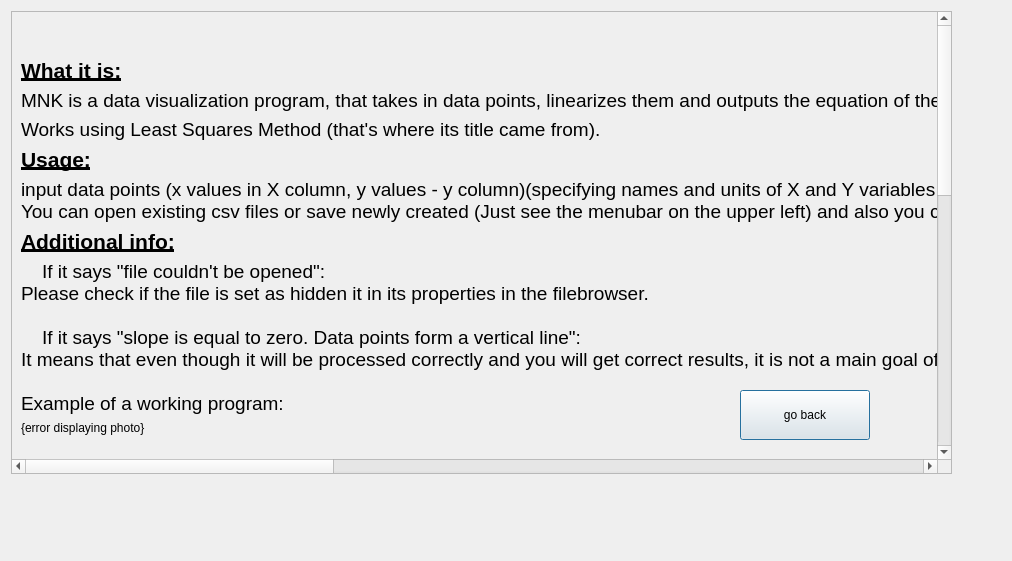
<?xml version="1.0" encoding="UTF-8"?>
<ui version="4.0">
 <class>HelpDialog</class>
 <widget class="QDialog" name="HelpDialog">
  <property name="geometry">
   <rect>
    <x>0</x>
    <y>0</y>
    <width>1012</width>
    <height>561</height>
   </rect>
  </property>
  <property name="minimumSize">
   <size>
    <width>840</width>
    <height>400</height>
   </size>
  </property>
  <property name="windowTitle">
   <string>Dialog</string>
  </property>
  <widget class="QScrollArea" name="scrollArea">
   <property name="geometry">
    <rect>
     <x>11</x>
     <y>11</y>
     <width>941</width>
     <height>463</height>
    </rect>
   </property>
   <property name="sizePolicy">
    <sizepolicy hsizetype="Preferred" vsizetype="Preferred">
     <horstretch>0</horstretch>
     <verstretch>0</verstretch>
    </sizepolicy>
   </property>
   <property name="autoFillBackground">
    <bool>true</bool>
   </property>
   <property name="widgetResizable">
    <bool>true</bool>
   </property>
   <widget class="QWidget" name="scrollAreaWidgetContents_2">
    <property name="geometry">
     <rect>
      <x>0</x>
      <y>-1071</y>
      <width>3263</width>
      <height>1515</height>
     </rect>
    </property>
    <layout class="QVBoxLayout" name="verticalLayout">
     <item>
      <widget class="QLabel" name="label_1">
       <property name="font">
        <font>
         <pointsize>20</pointsize>
         <italic>true</italic>
         <bold>true</bold>
        </font>
       </property>
       <property name="layoutDirection">
        <enum>Qt::LeftToRight</enum>
       </property>
       <property name="text">
        <string>MNK:</string>
       </property>
       <property name="alignment">
        <set>Qt::AlignCenter</set>
       </property>
      </widget>
     </item>
     <item>
      <widget class="QLabel" name="label_8">
       <property name="font">
        <font>
         <pointsize>16</pointsize>
         <bold>true</bold>
         <underline>true</underline>
        </font>
       </property>
       <property name="text">
        <string>What it is:</string>
       </property>
      </widget>
     </item>
     <item>
      <widget class="QLabel" name="label_10">
       <property name="font">
        <font>
         <pointsize>14</pointsize>
        </font>
       </property>
       <property name="text">
        <string>MNK is a data visualization program, that takes in data points, linearizes them and outputs the equation of the linear fit.</string>
       </property>
      </widget>
     </item>
     <item>
      <widget class="QLabel" name="label_11">
       <property name="font">
        <font>
         <pointsize>14</pointsize>
        </font>
       </property>
       <property name="text">
        <string>Works using Least Squares Method (that's where its title came from).</string>
       </property>
      </widget>
     </item>
     <item>
      <widget class="QLabel" name="label">
       <property name="font">
        <font>
         <pointsize>16</pointsize>
         <bold>true</bold>
         <underline>true</underline>
        </font>
       </property>
       <property name="text">
        <string>Usage:</string>
       </property>
      </widget>
     </item>
     <item>
      <widget class="QLabel" name="label_4">
       <property name="font">
        <font>
         <pointsize>14</pointsize>
        </font>
       </property>
       <property name="text">
        <string>input data points (x values in X column, y values - y column)(specifying names and units of X and Y variables is not mandatory). Also specify error values for each of them (either no errors, fixed errors (will then need to specify them in the field below) or error for every point) and press &quot;FIT&quot; button to see the linearization.
You can open existing csv files or save newly created (Just see the menubar on the upper left) and also you can take a creenshot of results and save it as .png file to share as a photo (see the Tools option on the menubar).</string>
       </property>
      </widget>
     </item>
     <item>
      <widget class="QLabel" name="label_7">
       <property name="font">
        <font>
         <pointsize>16</pointsize>
         <bold>true</bold>
         <underline>true</underline>
        </font>
       </property>
       <property name="text">
        <string>Additional info:</string>
       </property>
      </widget>
     </item>
     <item>
      <widget class="QLabel" name="label_13">
       <property name="font">
        <font>
         <pointsize>14</pointsize>
        </font>
       </property>
       <property name="text">
        <string>    If it says &quot;file couldn't be opened&quot;:
Please check if the file is set as hidden it in its properties in the filebrowser.

    If it says &quot;slope is equal to zero. Data points form a vertical line&quot;:
It means that even though it will be processed correctly and you will get correct results, it is not a main goal of MNK and normally data would be considered invalid.

Example of a working program:</string>
       </property>
      </widget>
     </item>
     <item>
      <widget class="QLabel" name="workingProgramPhotoLabel">
       <property name="font">
        <font>
         <pointsize>9</pointsize>
        </font>
       </property>
       <property name="text">
        <string>{error displaying photo}</string>
       </property>
      </widget>
     </item>
     <item>
      <widget class="QLabel" name="label_15">
       <property name="font">
        <font>
         <pointsize>20</pointsize>
         <italic>true</italic>
         <bold>true</bold>
        </font>
       </property>
       <property name="text">
        <string>

SKV</string>
       </property>
       <property name="alignment">
        <set>Qt::AlignCenter</set>
       </property>
      </widget>
     </item>
     <item>
      <widget class="QLabel" name="label_16">
       <property name="font">
        <font>
         <pointsize>16</pointsize>
         <bold>true</bold>
         <underline>true</underline>
        </font>
       </property>
       <property name="text">
        <string>What it is:</string>
       </property>
      </widget>
     </item>
     <item>
      <widget class="QLabel" name="label_18">
       <property name="font">
        <font>
         <pointsize>14</pointsize>
        </font>
       </property>
       <property name="text">
        <string>SKV is a simple data analysis program that calculates the mean and error (also provides some other output such as median, range of data, number of observations and Student's coefficient chosen by user (95% confidence interval (or 0.05 significance level) by default)).
    formula for error:</string>
       </property>
      </widget>
     </item>
     <item>
      <widget class="QLabel" name="formulaLabel">
       <property name="text">
        <string>{error displaying formula}</string>
       </property>
      </widget>
     </item>
     <item>
      <widget class="QLabel" name="label_17">
       <property name="font">
        <font>
         <pointsize>16</pointsize>
         <bold>true</bold>
         <underline>true</underline>
        </font>
       </property>
       <property name="text">
        <string>Usage:</string>
       </property>
      </widget>
     </item>
     <item>
      <widget class="QLabel" name="label_19">
       <property name="font">
        <font>
         <pointsize>14</pointsize>
        </font>
       </property>
       <property name="text">
        <string>Input numbers (preferrably one per line), choose the confidence interval and press calculate.
Data requirements: there should be only numbers, number count should not be less than 2.

    ||Note: feel free to focus your mouse tip on the &quot;𝜏&quot; to see some detail's.
 </string>
       </property>
      </widget>
     </item>
     <item>
      <widget class="QLabel" name="label_21">
       <property name="font">
        <font>
         <pointsize>14</pointsize>
        </font>
       </property>
       <property name="text">
        <string>We use critical values of 𝜏 for 2-tailed tests:    (taken from &lt;a href=&quot;https://www.scribbr.com/&quot;&gt;scribbr.com&lt;/a&gt;)</string>
       </property>
       <property name="openExternalLinks">
        <bool>true</bool>
       </property>
      </widget>
     </item>
     <item>
      <widget class="QLabel" name="tableLabel">
       <property name="font">
        <font>
         <pointsize>9</pointsize>
        </font>
       </property>
       <property name="text">
        <string>{error displaying table}</string>
       </property>
      </widget>
     </item>
     <item>
      <widget class="QLabel" name="label_23">
       <property name="font">
        <font>
         <pointsize>14</pointsize>
        </font>
       </property>
       <property name="text">
        <string>(Degrees of freedom = number of data points - 1)
Please mind, if we have 35 data points for example, we use 𝜏-value as if for 30 data points (because we have no data for exactly 35 points)



</string>
       </property>
      </widget>
     </item>
     <item>
      <widget class="QLabel" name="label_9">
       <property name="font">
        <font>
         <pointsize>14</pointsize>
        </font>
       </property>
       <property name="text">
        <string>Find latest releases of MNK app on &lt;a href=&quot;https://github.com/Andriy-Bilenko/MNK-Least-Squares-Method-&quot;&gt;this github page&lt;/a&gt;.</string>
       </property>
       <property name="openExternalLinks">
        <bool>true</bool>
       </property>
      </widget>
     </item>
     <item>
      <widget class="QLabel" name="label_3">
       <property name="font">
        <font>
         <pointsize>14</pointsize>
        </font>
       </property>
       <property name="text">
        <string>If you ran into some issues by any chance or need to contact the developer, it would be great to recieve your valuable feedback on emaii:  &lt;a&gt;bilenko.a.uni@gmail.com&lt;/a&gt;.</string>
       </property>
      </widget>
     </item>
     <item>
      <widget class="QLabel" name="label_last_blank">
       <property name="text">
        <string> 



end of page</string>
       </property>
       <property name="alignment">
        <set>Qt::AlignCenter</set>
       </property>
      </widget>
     </item>
    </layout>
   </widget>
  </widget>
  <widget class="QPushButton" name="goBackButton">
   <property name="geometry">
    <rect>
     <x>740</x>
     <y>390</y>
     <width>130</width>
     <height>50</height>
    </rect>
   </property>
   <property name="sizePolicy">
    <sizepolicy hsizetype="Fixed" vsizetype="Fixed">
     <horstretch>0</horstretch>
     <verstretch>0</verstretch>
    </sizepolicy>
   </property>
   <property name="minimumSize">
    <size>
     <width>130</width>
     <height>50</height>
    </size>
   </property>
   <property name="text">
    <string>go back</string>
   </property>
  </widget>
 </widget>
 <resources/>
 <connections/>
</ui>
